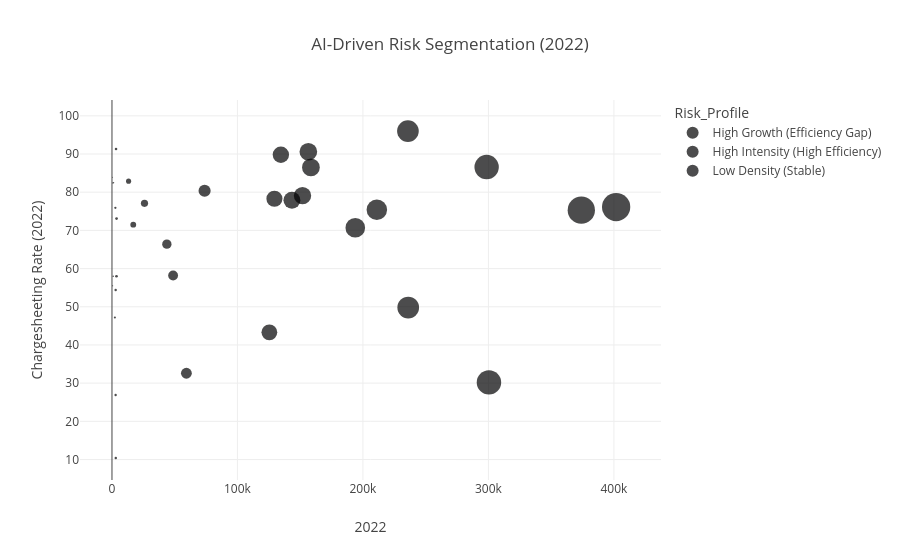

Write notebook code for a chart like this one.
### Code cell
# 1. Feature selection
ml_features = ['2022', 'Chargesheeting Rate (2022)', 'Growth_20_22_Pct']
df_ml = df_clean.dropna(subset=ml_features).copy()

# 2. Standardization (Ensures 'Rate' and 'Growth' have equal weight)
scaler = StandardScaler()
x_scaled = scaler.fit_transform(df_ml[ml_features])

# 3. K-Means (Grouping into 3 Risk Zones)
kmeans = KMeans(n_clusters=3, random_state=42, n_init=10)
df_ml['Cluster'] = kmeans.fit_predict(x_scaled)

# 4. Human-Readable Mapping
# Note: Check your specific centroid values to ensure the mapping matches the logic above
risk_map = {1: "High Intensity (High Efficiency)", 0: "High Growth (Efficiency Gap)", 2: "Low Density (Stable)"}
df_ml['Risk_Profile'] = df_ml['Cluster'].map(risk_map)

# 5. Visualizing the ML Segments
fig_ml = px.scatter(df_ml, x='2022', y='Chargesheeting Rate (2022)', 
                 size='2022', color='Risk_Profile',
                 hover_name='State/UT', title='AI-Driven Risk Segmentation (2022)',
                 labels={'Crime_Rate_2022': 'Crime Rate', 'Chargesheet_Rate_2022': 'Chargesheet %'})

fig_ml.show()

### Figure 1 — Plotly figure (JSON) as saved in the notebook; plotly's stock layout.template omitted (floating-point values rounded to 4 significant figures)
{"data": [{"hovertemplate": "<b>%{hovertext}</b><br><br>Risk_Profile=High Growth (Efficiency Gap)<br>2022=%{marker.size}<br>Chargesheeting Rate (2022)=%{y}<extra></extra>", "hovertext": ["Andhra Pradesh", "Bihar", "Chhattisgarh", "Goa", "Gujarat", "Himachal Pradesh", "Karnataka", "Kerala", "Madhya Pradesh", "Maharashtra", "Odisha", "Punjab", "Tamil Nadu", "Telangana", "Tripura", "Uttar Pradesh", "Uttarakhand", "West Bengal", "Andaman and Nicobar Islands", "Jammu and Kashmir", "Ladakh", "Lakshadweep", "Puducherry"], "legendgroup": "High Growth (Efficiency Gap)", "marker": {"color": "#000001", "size": [158547, 211079, 73822, 2711, 134600, 13231, 129461, 235858, 298578, 374038, 143414, 43738, 193913, 151849, 3653, 401787, 16967, 156503, 460, 25915, 439, 64, 3237], "sizemode": "area", "sizeref": 1004.0, "symbol": "circle"}, "mode": "markers", "name": "High Growth (Efficiency Gap)", "orientation": "v", "showlegend": true, "type": "scatter", "x": [158547, 211079, 73822, 2711, 134600, 13231, 129461, 235858, 298578, 374038, 143414, 43738, 193913, 151849, 3653, 401787, 16967, 156503, 460, 25915, 439, 64, 3237], "xaxis": "x", "y": [86.5, 75.4, 80.4, 75.9, 89.8, 82.9, 78.3, 96, 86.6, 75.3, 77.9, 66.4, 70.7, 79.1, 73.1, 76.1, 71.5, 90.6, 83.9, 77.1, 82.4, 73.5, 91.3], "yaxis": "y"}, {"hovertemplate": "<b>%{hovertext}</b><br><br>Risk_Profile=High Intensity (High Efficiency)<br>2022=%{marker.size}<br>Chargesheeting Rate (2022)=%{y}<extra></extra>", "hovertext": ["Arunachal Pradesh", "Assam", "Haryana", "Jharkhand", "Manipur", "Meghalaya", "Nagaland", "Rajasthan", "Sikkim", "Chandigarh", "Delhi"], "legendgroup": "High Intensity (High Efficiency)", "marker": {"color": "#000002", "size": [2308, 59315, 125435, 48726, 3029, 2914, 1008, 236090, 549, 2941, 300429], "sizemode": "area", "sizeref": 1004.0, "symbol": "circle"}, "mode": "markers", "name": "High Intensity (High Efficiency)", "orientation": "v", "showlegend": true, "type": "scatter", "x": [2308, 59315, 125435, 48726, 3029, 2914, 1008, 236090, 549, 2941, 300429], "xaxis": "x", "y": [47.2, 32.6, 43.3, 58.2, 10.4, 26.9, 58, 49.8, 55.5, 54.4, 30.2], "yaxis": "y"}, {"hovertemplate": "<b>%{hovertext}</b><br><br>Risk_Profile=Low Density (Stable)<br>2022=%{marker.size}<br>Chargesheeting Rate (2022)=%{y}<extra></extra>", "hovertext": ["Mizoram", "Dadra and Nagar Haveli and Daman and Diu"], "legendgroup": "Low Density (Stable)", "marker": {"color": "#000003", "size": [3587, 1184], "sizemode": "area", "sizeref": 1004.0, "symbol": "circle"}, "mode": "markers", "name": "Low Density (Stable)", "orientation": "v", "showlegend": true, "type": "scatter", "x": [3587, 1184], "xaxis": "x", "y": [58, 82.5], "yaxis": "y"}], "layout": {"autosize": true, "legend": {"itemsizing": "constant", "title": {"text": "Risk_Profile"}, "tracegroupgap": 0}, "title": {"text": "AI-Driven Risk Segmentation (2022)"}, "xaxis": {"anchor": "y", "autorange": true, "domain": [0, 1], "range": [-24690.0, 434300.0], "title": {"text": "2022"}, "type": "linear"}, "yaxis": {"anchor": "x", "autorange": true, "domain": [0, 1], "range": [3.407, 108.3], "title": {"text": "Chargesheeting Rate (2022)"}, "type": "linear"}}}
